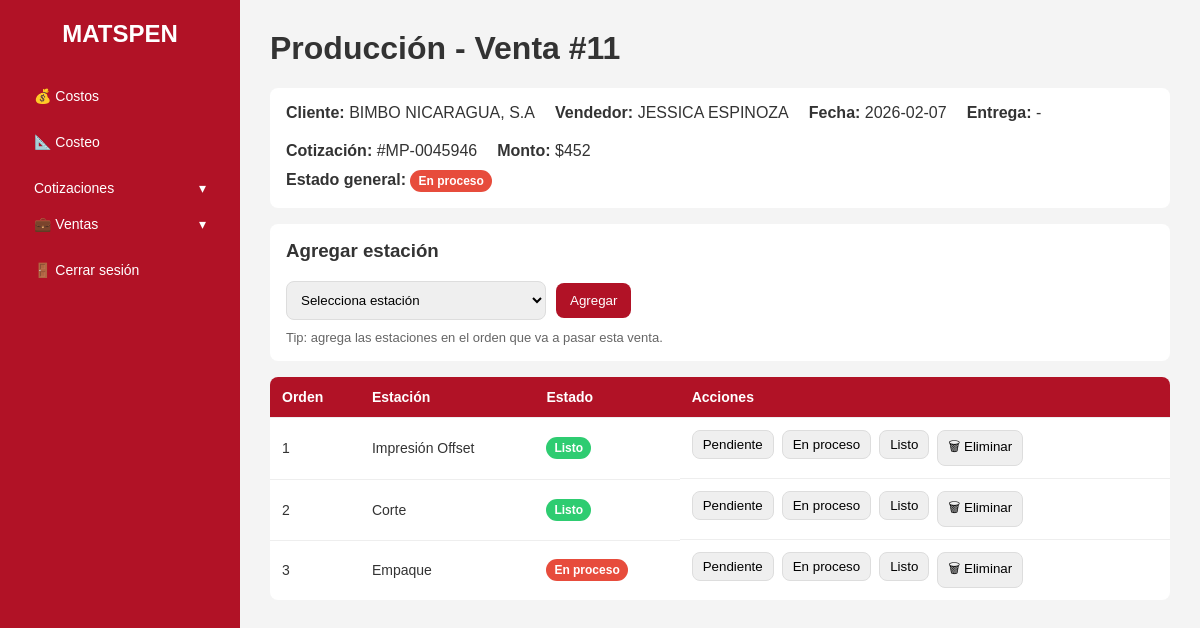
The page /ventas/11/produccion (signed in) on the database its author committed.
### tables this page shows
CREATE TABLE ventas(id INTEGER PRIMARY KEY AUTOINCREMENT, fecha TEXT NOT NULL, vendedor TEXT NOT NULL, cliente TEXT NOT NULL, mont INTEGER NOT NULL, cotizacion TEXT NOT NULL, estado TEXT DEFAULT 'Aprobada');

CREATE TABLE produccion_lineas (
  id INTEGER PRIMARY KEY AUTOINCREMENT,
  venta_id INTEGER NOT NULL,
  estacion_id INTEGER NOT NULL,

  orden INTEGER NOT NULL,                         -- orden dentro de la venta
  estado TEXT NOT NULL DEFAULT 'pendiente',       -- pendiente/en_proceso/listo
  notas TEXT,
  fecha_creada TEXT DEFAULT CURRENT_TIMESTAMP,

  FOREIGN KEY (venta_id) REFERENCES ventas(id) ON DELETE CASCADE,
  FOREIGN KEY (estacion_id) REFERENCES estaciones(id)
);

CREATE TABLE estaciones( id INTEGER PRIMARY KEY AUTOINCREMENT, nombre TEXT NOT NULL UNIQUE, orden INTEGER NOT NULL);

### app.py (the view)
@app.route("/ventas/<int:venta_id>/produccion")
def ventas_produccion(venta_id):
    if "user_id" not in session:
        return redirect(url_for("login"))
    conn = get_db_connection()
    venta = conn.execute("SELECT * FROM ventas WHERE id =? ",(venta_id,)).fetchone()
    if not venta:
        conn.close()
        flash("Venta no encontrada","danger")
        return redirect(url_for("ventas_monitoreo"))
    estaciones = conn.execute(""" SELECT * FROM estaciones ORDER BY orden ASC """).fetchall()
    lineas = conn.execute("""
        SELECT pl.*, e.nombre AS estacion_nombre
        FROM produccion_lineas pl
        JOIN estaciones e ON e.id = pl.estacion_id
        WHERE pl.venta_id = ?
        ORDER BY pl.orden ASC, pl.id ASC
    """, (venta_id,)).fetchall()
    conn.close()
    return render_template(
        "ventas_produccion.html",
        venta=venta,
        estaciones=estaciones,
        lineas=lineas
    )

### database.py (called while the page is built)
def get_db_connection():
    conn = sqlite3.connect("database.db", timeout=30, check_same_thread=False)
    conn.row_factory = sqlite3.Row
    conn.execute("PRAGMA busy_timeout=30000;")  # espera 30s si está bloqueada
    return conn

### templates/ventas_produccion.html (shortened to what this page needs)
{% extends "base.html" %}
{% block content %}
<h1>Producción - Venta #{{ venta.id }}</h1>
<div style="background:white; padding:16px; border-radius:8px; margin-bottom:16px;">
  <div style="display:flex; gap:20px; flex-wrap:wrap;">
    <div><b>Cliente:</b> {{ venta.cliente }}</div>
    <div><b>Vendedor:</b> {{ venta.vendedor }}</div>
    <div><b>Fecha:</b> {{ venta.fecha }}</div>
    <div><b>Entrega:</b> {{ venta.fecha_entrega if venta.fecha_entrega else '-' }}</div>
    <div><b>Cotización:</b> #{{ venta.cotizacion }}</div>
    <div><b>Monto:</b> ${{ venta.mont }}</div>
  </div>
  <div style="margin-top:10px;">
    <b>Estado general:</b>
    {% if venta.estado == 'finalizada' %}
      <span class="badge badge-ok">Finalizada</span>
    {% elif venta.estado == 'en_proceso' %}
      <span class="badge badge-danger">En proceso</span>
    {% else %}
      <span class="badge badge-danger">{{ venta.estado }}</span>
    {% endif %}
  </div>
</div>
<div style="background:white; padding:16px; border-radius:8px; margin-bottom:16px;">
  <h3 style="margin-top:0;">Agregar estación</h3>
  <form method="post" action="{{ url_for('agregar_estacion_a_venta', venta_id=venta.id) }}"
        style="display:flex; gap:10px; flex-wrap:wrap; align-items:center;">
    <select name="estacion_id" required style="padding:10px; border-radius:8px; border:1px solid #ddd; min-width:260px;">
      <option value="">Selecciona estación</option>
    </select>
    <button type="submit"
            style="padding:10px 14px; border:none; border-radius:8px; background:#b11226; color:white; cursor:pointer;">
      Agregar
    </button>
  </form>
  <p style="margin:10px 0 0; color:#666; font-size:13px;">
    Tip: agrega las estaciones en el orden que va a pasar esta venta.
  </p>
</div>
<table>
  <thead class="table-head">
    <tr>
      <th>Orden</th>
      <th>Estación</th>
      <th>Estado</th>
      <th>Acciones</th>
    </tr>
  </thead>
  <tbody>
    {% if lineas %}
      {% for l in lineas %}
      <tr>
        <td>{{ l.orden }}</td>
        <td>{{ l.estacion_nombre }}</td>
        <td>
          {% if l.estado == 'listo' %}
            <span class="badge badge-ok">Listo</span>
          {% elif l.estado == 'en_proceso' %}
            <span class="badge badge-danger">En proceso</span>
          {% else %}
            <span class="badge badge-danger">Pendiente</span>
          {% endif %}
        </td>
        <td style="display:flex; gap:8px; flex-wrap:wrap;">
          <form method="post" action="{{ url_for('actualizar_estado_linea', venta_id=venta.id, linea_id=l.id) }}">
            <button type="submit" style="padding:6px 10px; border-radius:8px; border:1px solid #ddd; cursor:pointer;">
              Pendiente
            </button>
          </form>
          <form method="post" action="{{ url_for('actualizar_estado_linea', venta_id=venta.id, linea_id=l.id) }}">
            <button type="submit" style="padding:6px 10px; border-radius:8px; border:1px solid #ddd; cursor:pointer;">
              En proceso
            </button>
          </form>
          <form method="post" action="{{ url_for('actualizar_estado_linea', venta_id=venta.id, linea_id=l.id) }}">
            <button type="submit" style="padding:6px 10px; border-radius:8px; border:1px solid #ddd; cursor:pointer;">
              Listo
            </button>
          </form>
          <form method="post"
                action="{{ url_for('eliminar_linea_produccion', venta_id=venta.id, linea_id=l.id) }}"
                onsubmit="return confirm('¿Eliminar esta estación de la venta?');">
            <button type="submit"
                    style="padding:6px 10px; border-radius:8px; border:1px solid #ddd; cursor:pointer;">
              🗑 Eliminar
            </button>
          </form>
        </td>
      </tr>
      {% endfor %}
    {% else %}
      <tr>
        <td colspan="4" style="text-align:center; padding:18px;">
          Esta venta aún no tiene estaciones. Agrega estaciones arriba.
        </td>
      </tr>
    {% endif %}
  </tbody>
</table>
{% endblock %}

### templates/base.html (shortened to what this page needs)
<!DOCTYPE html>
<html lang="es">
<head>
</head>
<body>
<div class="layout">
    <aside class="sidebar">
        <h2>MATSPEN</h2>
        <ul>
            <li><a href="{{ url_for('costos') }}">💰 Costos</a></li>
            <li><a href="{{ url_for('costeo') }}">📐 Costeo</a></li>
            <li class="nav-group">
                 <button class="nav-parent" type="button"
                        onclick="toggleMenu('coti_venta', 'dash_venta')">
                        <span> Cotizaciones</span>
                        <span class = "dash" id="dahs_venta">▾</span>
                 </button>
                <button class="nav-parent" type="button"
                        onclick="toggleMenu('ventas-menu', 'chev-ventas')">
                    <span>💼 Ventas</span>
                    <span class="chev" id="chev-ventas">▾</span>
                </button>
            </li>
            <li><a href="{{ url_for('logout') }}">🚪 Cerrar sesión</a></li>
        </ul>
    </aside>
    <main class="content">
        {% block content %}{% endblock %}
    </main>
</div>
</body>
</html>

### templates/base.html (style rules this page uses)
:root { --color-primario: #b11226; --color-secundario: #ffffff; --color-gris: #f4f4f4; --color-texto: #333; --radio: 8px; }
* { box-sizing: border-box; font-family: Arial, Helvetica, sans-serif; }
body { margin: 0; background: var(--color-gris); color: var(--color-texto); }
a { text-decoration: none; color: inherit; }
.layout { display: flex; min-height: 100vh; }
.sidebar { width: 240px; background: var(--color-primario); color: white; padding: 20px; }
.sidebar h2 { margin-top: 0; text-align: center; }
.sidebar ul { list-style: none; padding: 0; margin-top: 30px; }
.sidebar ul li { margin-bottom: 10px; }
.sidebar ul li a { display: block; padding: 10px 14px; border-radius: var(--radio); color: white; font-size: 14px; }
.content { flex: 1; padding: 30px; background: var(--color-gris); }
h1 { margin-top: 0; }
table { width: 100%; border-collapse: collapse; background: white; border-radius: var(--radio); overflow: hidden; }
th, td { padding: 12px; border-bottom: 1px solid #eee; font-size: 14px; text-align: left; }
th { background: #f8f8f8; font-weight: bold; }
tr:last-child td { border-bottom: none; }
.badge { padding: 4px 8px; border-radius: 12px; font-size: 12px; font-weight: bold; display: inline-block; }
.badge-danger { background: #e74c3c; color: white; }
.badge-ok { background: #2ecc71; color: white; }
.nav-group { margin-bottom: 10px; }
.nav-parent { width:100%; background: transparent; border: none; color: white; padding: 10px 14px; border-radius: var(--radio); cursor: pointer; font-size: 14px; display:flex; justify-content: space-between; align-items: center; text-align: left; }
.chev { transition: transform .2s ease; }

### templates/ventas_produccion.html (style rules this page uses)
.table-head th { background:#b11226; color:white; }

### rows shown on the page
ventas: id "11", cliente "BIMBO NICARAGUA, S.A", vendedor "JESSICA ESPINOZA", fecha "2026-02-07", cotizacion "MP-0045946", mont "452"
produccion_lineas: orden "1", estacion_nombre "Impresión Offset", estado "Listo"
produccion_lineas: orden "2", estacion_nombre "Corte", estado "Listo"
produccion_lineas: orden "3", estacion_nombre "Empaque", estado "En proceso"

### other values the page prints
{{ venta.fecha_entrega if venta.fecha_entrega else '-' }} "-"
